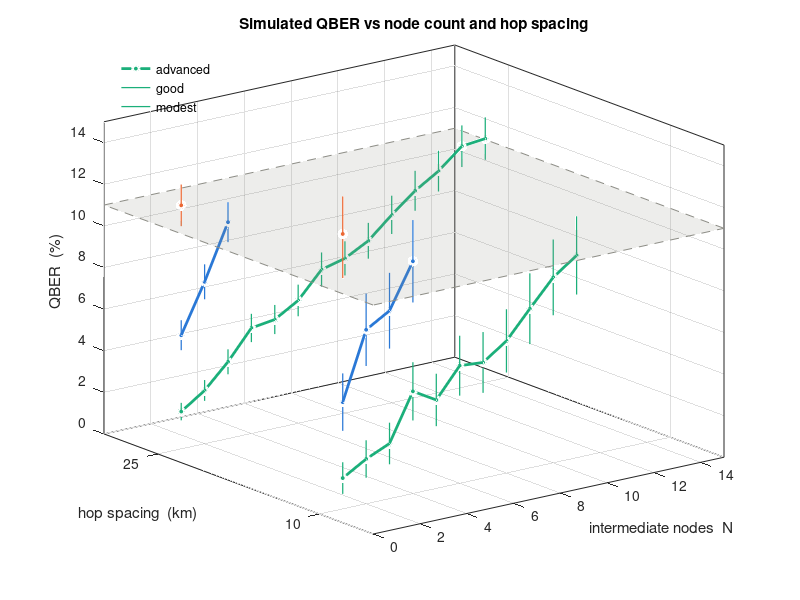
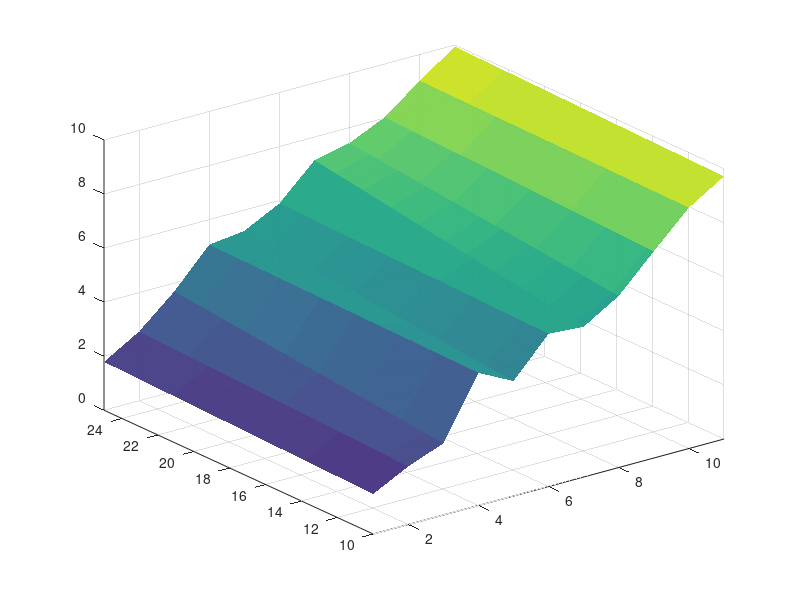

MATLAB code for these plots, in order: (Note: this script raises an error after producing the figures.)
%% MTR896 - Phase 3 results, 3D plots
%  Simulated QBER and key rate for an N-Charlie Qline chain over Montreal
%  fibre geography. Data produced by qline_chain.py (SquidASM/NetSquid).
%
%  Topology: linear chain, Alice - C1 - ... - CN - Bob.
%  Measured: end-to-end Alice<->Bob key pair.
%  Error bars are 1 standard error; 95% CI = +/- 2*se.
%
%  Runs in MATLAB and in GNU Octave (free). Octave needs:  pkg load statistics
%
%  Figures produced:
%    1  ribbon  - QBER curves at both spacings, in 3D
%    2  surf    - QBER surface over (node count, spacing)
%    3  bar3    - node ceiling by profile and spacing
%    4  plot3   - QBER / key-rate trajectory

clear; close all; clc;

%% ------------------------------------------------------------------ data
% advanced profile, 25 km spacing, 8000 pooled rounds/point
adv25.N    = 1:14;
adv25.qber = [1.79 2.56 3.69 5.07 5.23 5.90 7.14 7.43 8.03 9.03 ...
              9.94 10.64 11.59 11.71];
adv25.se   = [0.21 0.25 0.30 0.34 0.35 0.38 0.41 0.41 0.43 0.46 ...
              0.48 0.49 0.50 0.51];
adv25.rate = [61.5 50.8 45.7 42.7 40.4 38.3 37.7 38.2 36.7 35.1 ...
              33.9 34.2 34.1 33.8];

% advanced profile, 10 km spacing, 2000 rounds/point
adv10.N    = 1:11;
adv10.qber = [1.48 2.15 2.65 4.91 4.25 5.65 5.56 6.35 7.65 8.91 9.72];
adv10.se   = [0.38 0.45 0.50 0.70 0.63 0.72 0.73 0.76 0.85 0.91 0.94];
adv10.rate = [102 97.5 93.8 84.4 88.5 87.8 83.9 86.2 80.6 80.0 79.8];

% good profile
good25.N = 1:3;  good25.qber = [5.46 7.78 10.40];
good25.se = [0.36 0.42 0.48];  good25.rate = [53.7 42.5 37.0];
good10.N = 1:4;  good10.qber = [5.13 8.36 9.03 11.16];
good10.se = [0.69 0.87 0.91 0.99]; good10.rate = [96.1 87.6 81.1 78.8];

% modest profile (fails at N=1 at both spacings)
mod25.N = 1; mod25.qber = 11.70; mod25.se = 0.50; mod25.rate = 46.6;
mod10.N = 1; mod10.qber = 13.21; mod10.se = 1.06; mod10.rate = 86.1;

THRESH  = 11;                    % BB84 security threshold, %
SPACING = [10 25];               % km per hop

% colours (colourblind-safe, matches the 2D figures)
C.adv = [0.106 0.686 0.478];     % green
C.good= [0.165 0.471 0.839];     % blue
C.mod = [0.922 0.408 0.204];     % orange
GREY  = [0.55 0.55 0.52];

%% ------------------------------------------- figure 1: 3D ribbon of curves
figure('Name','QBER curves in 3D','Color','w','Position',[80 80 760 520]);
hold on; grid on; box on;

sets = { adv10, adv25; good10, good25; mod10, mod25 };
cols = { C.adv, C.good, C.mod };
names= { 'advanced', 'good', 'modest' };

for p = 1:3
    for s = 1:2
        d = sets{p,s};
        y = SPACING(s) * ones(size(d.N));
        plot3(d.N, y, d.qber, '-o', 'Color', cols{p}, ...
              'MarkerFaceColor', cols{p}, 'MarkerEdgeColor','w', ...
              'LineWidth', 2, 'MarkerSize', 5);
        % vertical 95% CI bars
        for k = 1:numel(d.N)
            plot3([d.N(k) d.N(k)], [y(k) y(k)], ...
                  d.qber(k) + 2*d.se(k)*[-1 1], '-', ...
                  'Color', cols{p}, 'LineWidth', 0.9);
        end
    end
end

% 11% threshold plane
[xx, yy] = meshgrid([0 15], [5 30]);
surf(xx, yy, THRESH*ones(size(xx)), 'FaceColor', GREY, ...
     'FaceAlpha', 0.16, 'EdgeColor', GREY, 'LineStyle','--');

xlabel('intermediate nodes  N'); ylabel('hop spacing  (km)');
zlabel('QBER  (%)');
title('Simulated QBER vs node count and hop spacing');
set(gca,'YTick',SPACING); xlim([0 15]); ylim([5 30]); zlim([0 15]);
view(-37.5, 22); legend(names,'Location','northwest'); legend boxoff;

%% ------------------------------------------ figure 2: interpolated surface
% Only the advanced profile has enough points for a surface.
figure('Name','QBER surface (advanced)','Color','w', ...
       'Position',[120 120 760 520]);
Ncom = 1:11;                               % N range common to both spacings
Z = [ adv10.qber(1:11) ; adv25.qber(1:11) ];
[Xq, Yq] = meshgrid(Ncom, linspace(10,25,40));
Zq = interp2([Ncom;Ncom], [10*ones(1,11); 25*ones(1,11)], Z, Xq, Yq, 'linear');

surf(Xq, Yq, Zq, 'EdgeColor','none', 'FaceAlpha', 0.95); hold on;
contour3(Xq, Yq, Zq, [THRESH THRESH], 'k-', 'LineWidth', 2);
colormap(parula); cb = colorbar; ylabel(cb,'QBER (%)');
xlabel('intermediate nodes  N'); ylabel('hop spacing  (km)');
zlabel('QBER  (%)');
title('QBER surface, advanced profile (black line = 11% threshold)');
view(-40, 28); grid on;

%% -------------------------------------------- figure 3: node ceilings bar3
figure('Name','Node ceiling','Color','w','Position',[160 160 700 500]);
ceilings = [0 3 10 ;    % 10 km : modest, good, advanced
            0 2 11];    % 25 km
b = bar3(ceilings);
try                                  % colour-by-height (MATLAB; skipped in Octave)
    for k = 1:numel(b)
        set(b(k),'CData',get(b(k),'ZData'),'FaceColor','interp');
    end
catch
end
set(gca,'XTickLabel',{'modest','good','advanced'}, ...
        'YTickLabel',{'10 km','25 km'});
xlabel('hardware profile'); ylabel('hop spacing'); zlabel('node ceiling  N');
title('Node ceiling (last N with 95% CI entirely below 11%)');
view(-50, 26); grid on;

%% --------------------------------- figure 4: QBER / rate joint trajectory
figure('Name','QBER and key rate','Color','w','Position',[200 200 760 520]);
hold on; grid on; box on;
plot3(adv25.N, adv25.rate, adv25.qber, '-o', 'Color', C.adv, ...
      'MarkerFaceColor', C.adv, 'MarkerEdgeColor','w', 'LineWidth', 2);
plot3(adv10.N, adv10.rate, adv10.qber, '-s', 'Color', C.adv, ...
      'MarkerFaceColor','w', 'LineWidth', 2);
xlabel('intermediate nodes  N'); ylabel('key rate  (bit s^{-1})');
zlabel('QBER  (%)');
title('Security and throughput together, advanced profile');
legend({'25 km spacing','10 km spacing'},'Location','northeast');
legend boxoff; view(-45, 20);

%% --------------------------------------------------------------- export
% print(1,'fig_qber_3d','-dpng','-r300');
% print(2,'fig_surface','-dpng','-r300');
